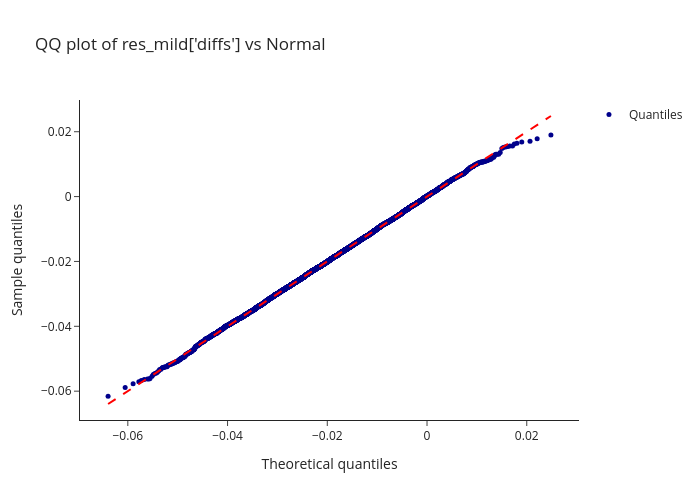

Notebook cell for this chart:
### Code cell
# QQ PLot - Check whether correlations difference are gaussian distributioed

arr = np.asarray(res_mild["diffs"])
arr_sorted = np.sort(arr)
n = arr_sorted.size
if n == 0:
    raise ValueError("Empty array for QQ plot")

# Use sample mean/std; handle zero-std
mu = arr_sorted.mean()
sigma = arr_sorted.std(ddof=0)
probs = (np.arange(1, n + 1) - 0.5) / n

# Approximate theoretical quantiles by sampling from the matching normal
rng = np.random.default_rng(0)
theor_sample = rng.normal(loc=mu, scale=sigma if sigma > 0 else 1.0, size=200_000)
theoretical = np.quantile(theor_sample, probs)

fig_qq = go.Figure()
fig_qq.add_trace(
    go.Scatter(
        x=theoretical,
        y=arr_sorted,
        mode="markers",
        marker=dict(size=5, color="darkblue"),
        hovertemplate="theor: %{x:.4f}<br>sample: %{y:.4f}<extra></extra>",
        name="Quantiles",
    )
)

# diagonal y=x line
minv = min(theoretical.min(), arr_sorted.min())
maxv = max(theoretical.max(), arr_sorted.max())
fig_qq.add_trace(
    go.Scatter(
        x=[minv, maxv],
        y=[minv, maxv],
        mode="lines",
        line=dict(color="red", dash="dash"),
        showlegend=False,
        hoverinfo="skip",
    )
)

fig_qq.update_layout(
    title="QQ plot of res_mild['diffs'] vs Normal",
    xaxis_title="Theoretical quantiles",
    yaxis_title="Sample quantiles",
    template="simple_white",
    width=700,
    height=500,
)
fig_qq.show()

### Figure 1 — Plotly figure (JSON) as saved in the notebook; plotly's stock layout.template omitted (floating-point values rounded to 4 significant figures; data arrays with more than 128 entries replaced by an {"elided": "..."} marker saying what was removed)
{"data": [{"hovertemplate": "theor: %{x:.4f}<br>sample: %{y:.4f}<extra></extra>", "marker": {"color": "darkblue", "size": 5}, "mode": "markers", "name": "Quantiles", "type": "scatter", "x": {"elided": "10000 float values"}, "y": {"elided": "10000 float values"}}, {"hoverinfo": "skip", "line": {"color": "red", "dash": "dash"}, "mode": "lines", "showlegend": false, "type": "scatter", "x": [-0.06396, 0.02485], "y": [-0.06396, 0.02485]}], "layout": {"height": 500, "title": {"text": "QQ plot of res_mild['diffs'] vs Normal"}, "width": 700, "xaxis": {"title": {"text": "Theoretical quantiles"}}, "yaxis": {"title": {"text": "Sample quantiles"}}}}
